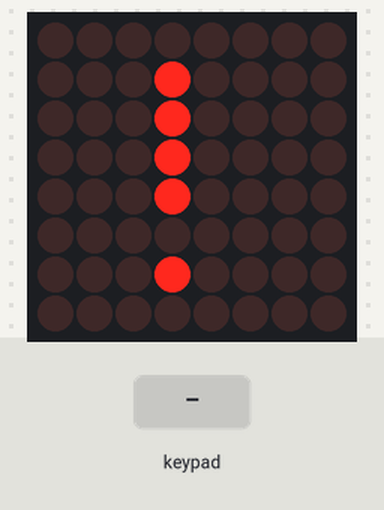
Recording of a sketch running on a simulated Arduino Uno, built with avr-gcc and run on an emulated ATmega328P. Parts: 8×8 LED matrix. The inputs (shaded band) are chosen by the test bench.

Above: at 1.1 s.
2.8 s: keypad keys 5 4 3 2 # pressed 0.4 s apart
At 5.5 s:
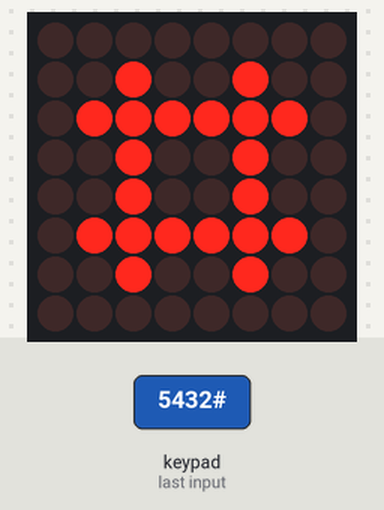
6.3 s: key '1' pressed
At 6.9 s:
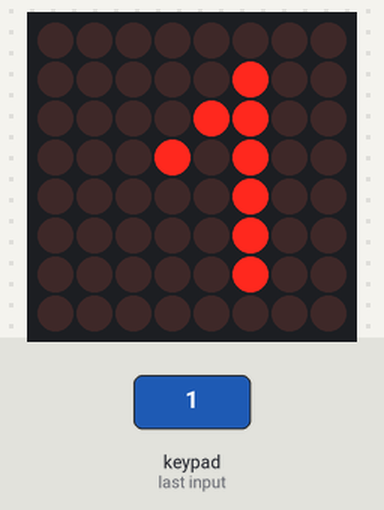
7.8 s: keypad keys 9 8 7 6 * pressed 0.4 s apart
At 10.6 s:
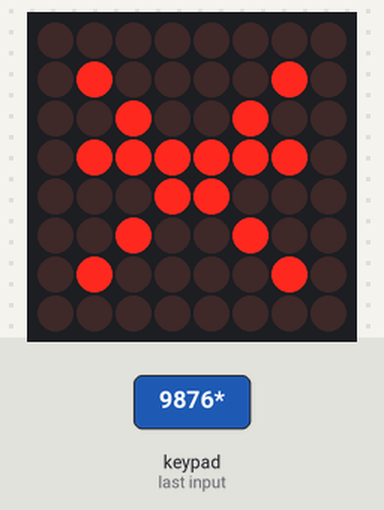
11.3 s: key 'A' pressed
At 12.0 s:
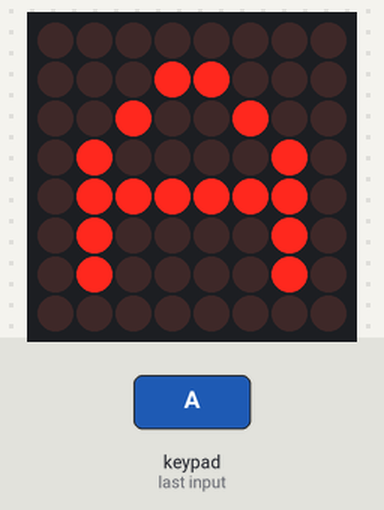
12.8 s: key 'B' pressed
At 14.0 s:
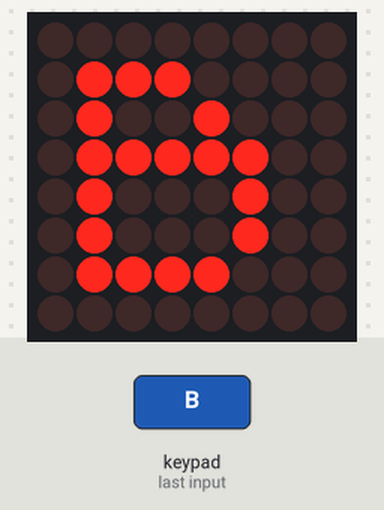
14.3 s: keypad keys 5 4 3 2 D pressed 0.4 s apart
At 16.6 s:
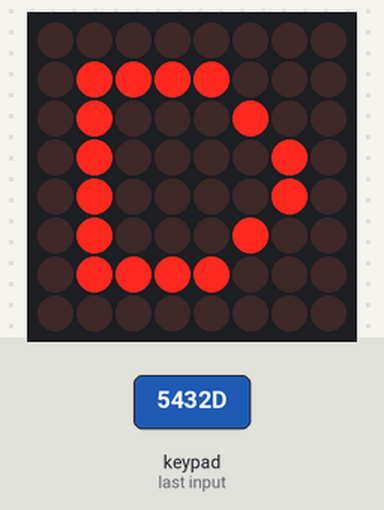
Timing chart, 0 to 18.1 s (numbered marks = the images above; inputs shaded):
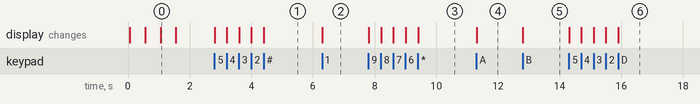

The sketch:

Keypad.ino
```cpp
#include <Keypad.h>
#include <LedControl.h>

#define ROWS 4
#define COLS 4

char keys[ROWS][COLS] = {
  {'1', '2', '3', 'A'},
  {'4', '5', '6', 'B'},
  {'7', '8', '9', 'C'},
  {'*', '0', '#', 'D'}
};

byte gLed[8] = {
  0b00000000,
  0b00111110,
  0b01000000,
  0b01000000,
  0b01001110,
  0b01000010,
  0b00111110,
  0b00000000
};
byte oLed[8] = {
  0b00000000,
  0b01111110,
  0b01000010,
  0b01000010,
  0b01000010,
  0b01000010,
  0b01111110,
  0b00000000
};
byte exclamationLed[8] = {
  0b00000000,
  0b00010000,
  0b00010000,
  0b00010000,
  0b00010000,
  0b00000000,
  0b00010000,
  0b00000000
};

byte colPins[ROWS] = {5, 4, 3, 2};
byte rowPins[COLS] = {9, 8, 7, 6};

Keypad keypad = Keypad(makeKeymap(keys), rowPins, colPins, ROWS, COLS);
LedControl lc = LedControl(11, 13, 10, 1);

void setup() {
  Serial.begin(9600);
  lc.shutdown(0, false);
  lc.setIntensity(0, 6);
  lc.clearDisplay(0);
  delay(50);

  displaySymbol(gLed);
  delay(500);
  displaySymbol(oLed);
  delay(500);
  displaySymbol(exclamationLed);
  delay(500);

  lc.clearDisplay(0);
}

void loop() {
  // Display a smiley face pattern
  char key = keypad.getKey();

  if (key) {
    byte rowsToDisplay[8];
    getRowsByKey(key, rowsToDisplay);
    displaySymbol(rowsToDisplay);
    delay(50);
  }
}

void displaySymbol(byte rows[8]) {
  for (int row = 0; row < 8; row++) {
    lc.setRow(0, row, rows[row]);
  }
}

void getRowsByKey(char key, byte (&rows)[8]) {
  switch (key)  {
    case '1':
      rows[0] = 0b00000000;
      rows[1] = 0b00000100;
      rows[2] = 0b00001100;
      rows[3] = 0b00010100;
      rows[4] = 0b00000100;
      rows[5] = 0b00000100;
      rows[6] = 0b00000100;
      rows[7] = 0b00000000;
      break;
    case '2':
      rows[0] = 0b00000000;
      rows[1] = 0b00011100;
      rows[2] = 0b00100100;
      rows[3] = 0b00000100;
      rows[4] = 0b00001000;
      rows[5] = 0b00010000;
      rows[6] = 0b00111100;
      rows[7] = 0b00000000;
      break;
    case '3':
      rows[0] = 0b00000000;
      rows[1] = 0b00011100;
      rows[2] = 0b00100100;
      rows[3] = 0b00001000;
      rows[4] = 0b00001000;
      rows[5] = 0b00100100;
      rows[6] = 0b00011100;
      rows[7] = 0b00000000;
      break;
    case '4':
      rows[0] = 0b00000000;
      rows[1] = 0b00000100;
      rows[2] = 0b00001100;
      rows[3] = 0b00010100;
      rows[4] = 0b00111110;
      rows[5] = 0b00000100;
      rows[6] = 0b00000100;
      rows[7] = 0b00000000;
      break;
    case '5':
      rows[0] = 0b00000000;
      rows[1] = 0b01111110;
      rows[2] = 0b01000000;
      rows[3] = 0b01111100;
      rows[4] = 0b00000010;
      rows[5] = 0b01000010;
      rows[6] = 0b00111100;
      rows[7] = 0b00000000;
      break;
    case '6':
      rows[0] = 0b00000000;
      rows[1] = 0b00111110;
      rows[2] = 0b01000000;
      rows[3] = 0b01111100;
      rows[4] = 0b01000010;
      rows[5] = 0b01000010;
      rows[6] = 0b01111100;
      rows[7] = 0b00000000;
      break;
    case '7':
      rows[0] = 0b00000000;
      rows[1] = 0b01111110;
      rows[2] = 0b00000100;
      rows[3] = 0b00001000;
      rows[4] = 0b00010000;
      rows[5] = 0b00100000;
      rows[6] = 0b01000000;
      rows[7] = 0b00000000;
      break;
    case '8':
      rows[0] = 0b00000000;
      rows[1] = 0b01111110;
      rows[2] = 0b01000010;
      rows[3] = 0b01111110;
      rows[4] = 0b01000010;
      rows[5] = 0b01000010;
      rows[6] = 0b01111110;
      rows[7] = 0b00000000;
      break;
    case '9':
      rows[0] = 0b00000000;
      rows[1] = 0b01111110;
      rows[2] = 0b01000010;
      rows[3] = 0b01111110;
      rows[4] = 0b00000010;
      rows[5] = 0b00000010;
      rows[6] = 0b01111100;
      rows[7] = 0b00000000;
      break;
    case '*':
      rows[0] = 0b00000000;
      rows[1] = 0b01000010;
      rows[2] = 0b00100100;
      rows[3] = 0b01111110;
      rows[4] = 0b00011000;
      rows[5] = 0b00100100;
      rows[6] = 0b01000010;
      rows[7] = 0b00000000;
      break;
    case '0':
      rows[0] = 0b00000000;
      rows[1] = 0b00111100;
      rows[2] = 0b00100100;
      rows[3] = 0b00100100;
      rows[4] = 0b00100100;
      rows[5] = 0b00100100;
      rows[6] = 0b00111100;
      rows[7] = 0b00000000;
      break;
    case '#':
      rows[0] = 0b00000000;
      rows[1] = 0b00100100;
      rows[2] = 0b01111110;
      rows[3] = 0b00100100;
      rows[4] = 0b00100100;
      rows[5] = 0b01111110;
      rows[6] = 0b00100100;
      rows[7] = 0b00000000;
      break;
    case 'A':
      rows[0] = 0b00000000;
      rows[1] = 0b00011000;
      rows[2] = 0b00100100;
      rows[3] = 0b01000010;
      rows[4] = 0b01111110;
      rows[5] = 0b01000010;
      rows[6] = 0b01000010;
      rows[7] = 0b00000000;
      break;
    case 'B':
      rows[0] = 0b00000000;
      rows[1] = 0b01110000;
      rows[2] = 0b01001000;
      rows[3] = 0b01111100;
      rows[4] = 0b01000100;
      rows[5] = 0b01000100;
      rows[6] = 0b01111000;
      rows[7] = 0b00000000;
      break;
    case 'C':
      rows[0] = 0b00000000;
      rows[1] = 0b00011110;
      rows[2] = 0b00100000;
      rows[3] = 0b01000000;
      rows[4] = 0b01000000;
      rows[5] = 0b00100000;
      rows[6] = 0b00011110;
      rows[7] = 0b00000000;
      break;
    case 'D':
      rows[0] = 0b00000000;
      rows[1] = 0b01111000;
      rows[2] = 0b01000100;
      rows[3] = 0b01000010;
      rows[4] = 0b01000010;
      rows[5] = 0b01000100;
      rows[6] = 0b01111000;
      rows[7] = 0b00000000;
      break;
    default:
      rows[0] = 0b00000000;
      rows[1] = 0b00010000;
      rows[2] = 0b00010000;
      rows[3] = 0b00010000;
      rows[4] = 0b00010000;
      rows[5] = 0b00010000;
      rows[6] = 0b00000000;
      rows[7] = 0b00010000;
      break;
  }
}
```

Measured:
- after the input at 2.8 s, the display: first changes at once (image 1 shows a later state)
- after the input at 6.3 s, the display: changes at once (image 2)
- after the input at 7.8 s, the display: first changes at once (image 3 shows a later state)
- after the input at 11.3 s, the display: changes at once (image 4)
- after the input at 12.8 s, the display: changes at once (image 5)
- after the input at 14.3 s, the display: first changes at once (image 6 shows a later state)
- what the display in image 0 shows lasts 0.5 s, from 1.1 s to 1.6 s
